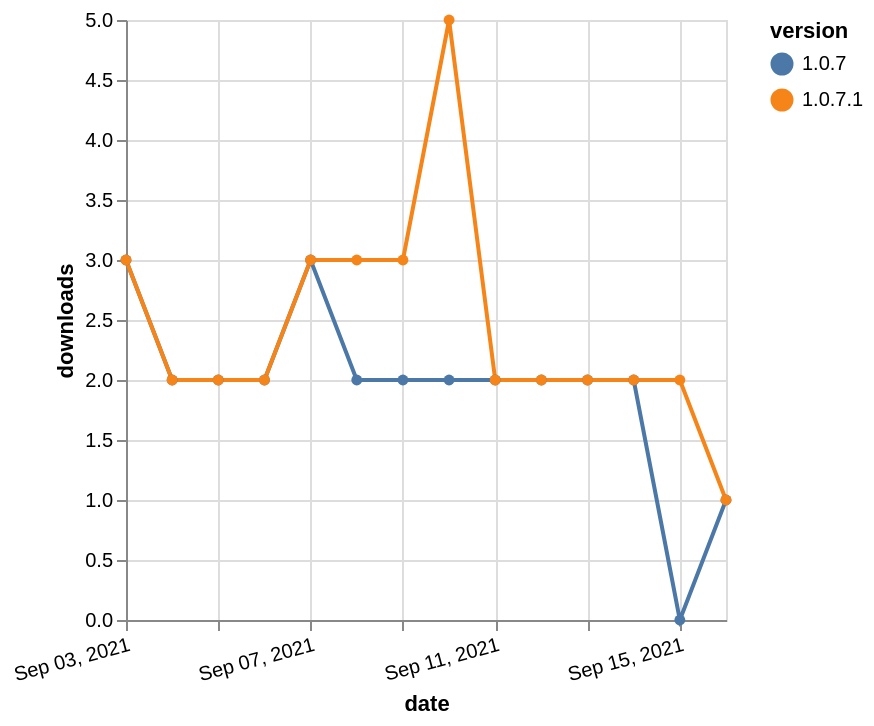

This figure's Vega-Lite source:
### Vega-Lite specification from a JSON file in a GitHub repository (floating-point values rounded to 4 significant figures)
{"$schema": "https://vega.github.io/schema/vega-lite/v5.json", "description": "A simple bar chart with embedded data.", "data": {"values": [{"date": "2021-09-03", "total": 50, "delta": 3, "version": "1.0.7"}, {"date": "2021-09-04", "total": 52, "delta": 2, "version": "1.0.7"}, {"date": "2021-09-05", "total": 54, "delta": 2, "version": "1.0.7"}, {"date": "2021-09-06", "total": 56, "delta": 2, "version": "1.0.7"}, {"date": "2021-09-07", "total": 59, "delta": 3, "version": "1.0.7"}, {"date": "2021-09-08", "total": 61, "delta": 2, "version": "1.0.7"}, {"date": "2021-09-09", "total": 63, "delta": 2, "version": "1.0.7"}, {"date": "2021-09-10", "total": 65, "delta": 2, "version": "1.0.7"}, {"date": "2021-09-11", "total": 67, "delta": 2, "version": "1.0.7"}, {"date": "2021-09-12", "total": 69, "delta": 2, "version": "1.0.7"}, {"date": "2021-09-13", "total": 71, "delta": 2, "version": "1.0.7"}, {"date": "2021-09-14", "total": 73, "delta": 2, "version": "1.0.7"}, {"date": "2021-09-15", "total": 73, "delta": 0, "version": "1.0.7"}, {"date": "2021-09-16", "total": 74, "delta": 1, "version": "1.0.7"}, {"date": "2021-09-03", "total": 36, "delta": 3, "version": "1.0.7.1"}, {"date": "2021-09-04", "total": 38, "delta": 2, "version": "1.0.7.1"}, {"date": "2021-09-05", "total": 40, "delta": 2, "version": "1.0.7.1"}, {"date": "2021-09-06", "total": 42, "delta": 2, "version": "1.0.7.1"}, {"date": "2021-09-07", "total": 45, "delta": 3, "version": "1.0.7.1"}, {"date": "2021-09-08", "total": 48, "delta": 3, "version": "1.0.7.1"}, {"date": "2021-09-09", "total": 51, "delta": 3, "version": "1.0.7.1"}, {"date": "2021-09-10", "total": 56, "delta": 5, "version": "1.0.7.1"}, {"date": "2021-09-11", "total": 58, "delta": 2, "version": "1.0.7.1"}, {"date": "2021-09-12", "total": 60, "delta": 2, "version": "1.0.7.1"}, {"date": "2021-09-13", "total": 62, "delta": 2, "version": "1.0.7.1"}, {"date": "2021-09-14", "total": 64, "delta": 2, "version": "1.0.7.1"}, {"date": "2021-09-15", "total": 66, "delta": 2, "version": "1.0.7.1"}, {"date": "2021-09-16", "total": 67, "delta": 1, "version": "1.0.7.1"}]}, "width": "container", "mark": {"type": "line", "point": {"filled": true}}, "encoding": {"x": {"field": "date", "type": "temporal", "timeUnit": "yearmonthdate", "title": "date", "axis": {"labelAngle": -15}}, "y": {"field": "delta", "type": "quantitative", "title": "downloads"}, "color": {"field": "version", "type": "nominal"}, "tooltip": {"field": "delta"}}}
